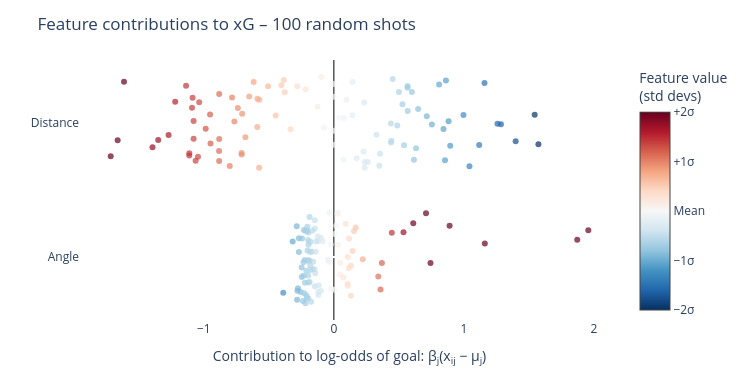

This figure's notebook cell:
### Markdown cell above
## Contribution plot
Each shot's contribution of feature $j$ is $\beta_j \cdot (x_{ij} - \mu_j)$, where $\mu_j$ is the mean of that feature. The plot below shows these contributions in the style of a SHAP summary plot.

### Code cell
# --- Contribution plot (SHAP-style, using beta_j * (x_ij - mu_j)) ---
# Colour = feature value (z-score): red = high, blue = low
# Hover shows actual Angle (degrees) and Distance for each shot

import plotly.graph_objects as go

CLAMP = 2.0   # colour scale spans ±2 std devs for clear contrast

# Deduplicate model_variables while preserving order
seen = []
for v in model_variables:
    if v not in seen:
        seen.append(v)
plot_variables = seen
feature_labels = plot_variables

# Sample 100 shots at random for the plot
shots_sample = shots.sample(n=100, random_state=42).reset_index(drop=True)

n_shots = len(shots_sample)
n_feat  = len(plot_variables)

# Compute contributions and z-scored feature values (for colouring)
contributions = np.zeros((n_shots, n_feat))
feat_norm     = np.zeros((n_shots, n_feat))

for j, v in enumerate(plot_variables):
    mu_j  = shots[v].mean()
    std_j = shots[v].std()
    contributions[:, j] = b[v] * (shots_sample[v].values - mu_j)
    feat_norm[:, j]     = (shots_sample[v].values - mu_j) / std_j  # z-score

angle_deg = shots_sample['Angle'].values * 180 / np.pi
dist_m    = shots_sample['Distance'].values

order = np.argsort(np.mean(np.abs(contributions), axis=0))
rng   = np.random.default_rng(42)

fig = go.Figure()

for row_idx, j in enumerate(order):
    v        = plot_variables[j]
    y_jitter = rng.uniform(-0.35, 0.35, size=n_shots)

    hover = [
        f"<b>{v}</b><br>"
        f"Angle: {angle_deg[i]:.1f}\u00b0<br>"
        f"Distance: {dist_m[i]:.1f} m<br>"
        f"Contribution: {contributions[i, j]:.3f}"
        for i in range(n_shots)
    ]

    # Only the last (topmost) trace carries the colourbar
    show_cb = (row_idx == n_feat - 1)
    marker_opts = dict(
        color=np.clip(feat_norm[:, j], -CLAMP, CLAMP),
        colorscale='RdBu',
        reversescale=True,   # high value → red, low value → blue
        cmin=-CLAMP,
        cmax=CLAMP,
        opacity=0.7,
        size=6,
        showscale=show_cb,
    )
    if show_cb:
        marker_opts['colorbar'] = dict(
            title='Feature value<br>(std devs)',
            tickvals=[-2, -1, 0, 1, 2],
            ticktext=['\u22122\u03c3', '\u22121\u03c3', 'Mean', '+1\u03c3', '+2\u03c3'],
        )

    fig.add_trace(go.Scatter(
        x=contributions[:, j],
        y=row_idx + y_jitter,
        mode='markers',
        marker=marker_opts,
        text=hover,
        hovertemplate='%{text}<extra></extra>',
        showlegend=False,
    ))

fig.update_layout(
    width=750, height=380,
    title='Feature contributions to xG \u2013 100 random shots',
    xaxis=dict(
        title='Contribution to log-odds of goal: \u03b2<sub>j</sub>(x<sub>ij</sub> \u2212 \u03bc<sub>j</sub>)',
        zeroline=True, zerolinecolor='black', zerolinewidth=1,
        showgrid=False,
    ),
    yaxis=dict(
        tickmode='array',
        tickvals=list(range(n_feat)),
        ticktext=[feature_labels[j] for j in order],
        showgrid=False,
    ),
    plot_bgcolor='white',
    margin=dict(l=80, r=120, t=60, b=60),
)
fig.show()

### Figure 1 — Plotly figure (JSON) as saved in the notebook; plotly's stock layout.template omitted (floating-point values rounded to 4 significant figures)
{"data": [{"hovertemplate": "%{text}<extra></extra>", "marker": {"cmax": 2, "cmin": -2, "color": [0.4969, 0.1597, 1.965, 0.3759, -0.3838, -0.1101, -0.6323, 2.0, -0.8221, -0.5094, -0.4836, -0.601, 2.0, -0.6588, -0.7514, -0.6302, -0.5764, -0.6714, -0.9191, 0.106, 1.435, -0.6799, 0.09763, -0.472, -0.6966, 0.3413, -0.6373, -0.9093, 1.154, 2.0, 0.02094, 2.0, -0.459, -0.5199, -0.7217, -0.4707, -0.3805, 0.7157, -0.7184, -0.3896, 2.0, 2.0, -0.8666, 0.1562, 0.05892, -0.472, -0.7974, -0.7974, -0.6381, -0.3173, -0.3727, -0.7026, -0.7446, -1.02, -0.3202, -0.5366, -0.6477, -0.6517, -0.902, -0.7364, -0.2763, -0.1467, 0.465, 1.724, -0.0769, -0.8668, -0.5463, -0.6373, -0.7659, 1.188, 0.3413, -0.5892, 0.2944, -0.6004, -0.6297, 0.24, 1.099, -0.5786, -0.4534, -0.6596, -0.4413, 0.4224, 0.5418, -0.8875, -0.563, -0.6741, -0.401, -0.6004, -0.06622, 0.344, 0.01618, -0.7888, -0.1138, 0.3645, -0.7514, -0.6297, -0.5836, 0.4224, -1.253, 0.0907], "colorscale": [[0, "rgb(103,0,31)"], [0.1, "rgb(178,24,43)"], [0.2, "rgb(214,96,77)"], [0.3, "rgb(244,165,130)"], [0.4, "rgb(253,219,199)"], [0.5, "rgb(247,247,247)"], [0.6, "rgb(209,229,240)"], [0.7, "rgb(146,197,222)"], [0.8, "rgb(67,147,195)"], [0.9, "rgb(33,102,172)"], [1, "rgb(5,48,97)"]], "opacity": 0.7, "reversescale": true, "showscale": false, "size": 6}, "mode": "markers", "showlegend": false, "text": ["<b>Angle</b><br>Angle: 31.8°<br>Distance: 10.0 m<br>Contribution: 0.154", "<b>Angle</b><br>Angle: 26.7°<br>Distance: 12.9 m<br>Contribution: 0.050", "<b>Angle</b><br>Angle: 53.8°<br>Distance: 6.9 m<br>Contribution: 0.610", "<b>Angle</b><br>Angle: 30.0°<br>Distance: 13.7 m<br>Contribution: 0.117", "<b>Angle</b><br>Angle: 18.5°<br>Distance: 18.3 m<br>Contribution: -0.119", "<b>Angle</b><br>Angle: 22.6°<br>Distance: 15.9 m<br>Contribution: -0.034", "<b>Angle</b><br>Angle: 14.8°<br>Distance: 19.0 m<br>Contribution: -0.196", "<b>Angle</b><br>Angle: 119.0°<br>Distance: 2.2 m<br>Contribution: 1.956", "<b>Angle</b><br>Angle: 11.9°<br>Distance: 29.1 m<br>Contribution: -0.255", "<b>Angle</b><br>Angle: 16.6°<br>Distance: 22.4 m<br>Contribution: -0.158", "<b>Angle</b><br>Angle: 17.0°<br>Distance: 24.3 m<br>Contribution: -0.150", "<b>Angle</b><br>Angle: 15.3°<br>Distance: 27.3 m<br>Contribution: -0.187", "<b>Angle</b><br>Angle: 80.5°<br>Distance: 4.0 m<br>Contribution: 1.161", "<b>Angle</b><br>Angle: 14.4°<br>Distance: 22.9 m<br>Contribution: -0.205", "<b>Angle</b><br>Angle: 13.0°<br>Distance: 29.6 m<br>Contribution: -0.233", "<b>Angle</b><br>Angle: 14.8°<br>Distance: 20.5 m<br>Contribution: -0.196", "<b>Angle</b><br>Angle: 15.6°<br>Distance: 24.3 m<br>Contribution: -0.179", "<b>Angle</b><br>Angle: 14.2°<br>Distance: 28.9 m<br>Contribution: -0.209", "<b>Angle</b><br>Angle: 10.5°<br>Distance: 21.7 m<br>Contribution: -0.285", "<b>Angle</b><br>Angle: 25.9°<br>Distance: 12.5 m<br>Contribution: 0.033", "<b>Angle</b><br>Angle: 45.9°<br>Distance: 8.1 m<br>Contribution: 0.446", "<b>Angle</b><br>Angle: 14.1°<br>Distance: 11.7 m<br>Contribution: -0.211", "<b>Angle</b><br>Angle: 25.8°<br>Distance: 15.9 m<br>Contribution: 0.030", "<b>Angle</b><br>Angle: 17.2°<br>Distance: 18.3 m<br>Contribution: -0.147", "<b>Angle</b><br>Angle: 13.8°<br>Distance: 26.5 m<br>Contribution: -0.216", "<b>Angle</b><br>Angle: 29.4°<br>Distance: 13.8 m<br>Contribution: 0.106", "<b>Angle</b><br>Angle: 14.7°<br>Distance: 27.3 m<br>Contribution: -0.198", "<b>Angle</b><br>Angle: 10.6°<br>Distance: 35.8 m<br>Contribution: -0.282", "<b>Angle</b><br>Angle: 41.7°<br>Distance: 9.5 m<br>Contribution: 0.359", "<b>Angle</b><br>Angle: 114.9°<br>Distance: 2.5 m<br>Contribution: 1.872", "<b>Angle</b><br>Angle: 24.6°<br>Distance: 14.7 m<br>Contribution: 0.007", "<b>Angle</b><br>Angle: 58.6°<br>Distance: 6.4 m<br>Contribution: 0.709", "<b>Angle</b><br>Angle: 17.4°<br>Distance: 16.8 m<br>Contribution: -0.143", "<b>Angle</b><br>Angle: 16.5°<br>Distance: 25.2 m<br>Contribution: -0.162", "<b>Angle</b><br>Angle: 13.4°<br>Distance: 28.0 m<br>Contribution: -0.224", "<b>Angle</b><br>Angle: 17.2°<br>Distance: 24.2 m<br>Contribution: -0.146", "<b>Angle</b><br>Angle: 18.6°<br>Distance: 22.2 m<br>Contribution: -0.118", "<b>Angle</b><br>Angle: 35.1°<br>Distance: 10.6 m<br>Contribution: 0.222", "<b>Angle</b><br>Angle: 13.5°<br>Distance: 24.9 m<br>Contribution: -0.223", "<b>Angle</b><br>Angle: 18.4°<br>Distance: 15.6 m<br>Contribution: -0.121", "<b>Angle</b><br>Angle: 60.3°<br>Distance: 5.2 m<br>Contribution: 0.743", "<b>Angle</b><br>Angle: 67.4°<br>Distance: 5.4 m<br>Contribution: 0.890", "<b>Angle</b><br>Angle: 11.3°<br>Distance: 34.8 m<br>Contribution: -0.269", "<b>Angle</b><br>Angle: 26.6°<br>Distance: 11.0 m<br>Contribution: 0.049", "<b>Angle</b><br>Angle: 25.2°<br>Distance: 13.3 m<br>Contribution: 0.018", "<b>Angle</b><br>Angle: 17.2°<br>Distance: 18.3 m<br>Contribution: -0.147", "<b>Angle</b><br>Angle: 12.3°<br>Distance: 29.3 m<br>Contribution: -0.248", "<b>Angle</b><br>Angle: 12.3°<br>Distance: 29.3 m<br>Contribution: -0.248", "<b>Angle</b><br>Angle: 14.7°<br>Distance: 28.4 m<br>Contribution: -0.198", "<b>Angle</b><br>Angle: 19.5°<br>Distance: 15.9 m<br>Contribution: -0.099", "<b>Angle</b><br>Angle: 18.7°<br>Distance: 22.1 m<br>Contribution: -0.116", "<b>Angle</b><br>Angle: 13.7°<br>Distance: 29.9 m<br>Contribution: -0.218", "<b>Angle</b><br>Angle: 13.1°<br>Distance: 29.0 m<br>Contribution: -0.231", "<b>Angle</b><br>Angle: 9.0°<br>Distance: 17.5 m<br>Contribution: -0.317", "<b>Angle</b><br>Angle: 19.5°<br>Distance: 12.0 m<br>Contribution: -0.099", "<b>Angle</b><br>Angle: 16.2°<br>Distance: 19.6 m<br>Contribution: -0.167", "<b>Angle</b><br>Angle: 14.6°<br>Distance: 28.0 m<br>Contribution: -0.201", "<b>Angle</b><br>Angle: 14.5°<br>Distance: 25.8 m<br>Contribution: -0.202", "<b>Angle</b><br>Angle: 10.7°<br>Distance: 30.8 m<br>Contribution: -0.280", "<b>Angle</b><br>Angle: 13.2°<br>Distance: 29.4 m<br>Contribution: -0.229", "<b>Angle</b><br>Angle: 20.1°<br>Distance: 17.5 m<br>Contribution: -0.086", "<b>Angle</b><br>Angle: 22.1°<br>Distance: 18.3 m<br>Contribution: -0.046", "<b>Angle</b><br>Angle: 31.3°<br>Distance: 11.8 m<br>Contribution: 0.144", "<b>Angle</b><br>Angle: 50.2°<br>Distance: 7.6 m<br>Contribution: 0.535", "<b>Angle</b><br>Angle: 23.1°<br>Distance: 17.9 m<br>Contribution: -0.024", "<b>Angle</b><br>Angle: 11.3°<br>Distance: 31.3 m<br>Contribution: -0.269", "<b>Angle</b><br>Angle: 16.1°<br>Distance: 13.2 m<br>Contribution: -0.170", "<b>Angle</b><br>Angle: 14.7°<br>Distance: 27.3 m<br>Contribution: -0.198", "<b>Angle</b><br>Angle: 12.8°<br>Distance: 32.1 m<br>Contribution: -0.238", "<b>Angle</b><br>Angle: 42.2°<br>Distance: 9.5 m<br>Contribution: 0.369", "<b>Angle</b><br>Angle: 29.4°<br>Distance: 13.8 m<br>Contribution: 0.106", "<b>Angle</b><br>Angle: 15.4°<br>Distance: 26.1 m<br>Contribution: -0.183", "<b>Angle</b><br>Angle: 28.7°<br>Distance: 9.1 m<br>Contribution: 0.091", "<b>Angle</b><br>Angle: 15.3°<br>Distance: 24.6 m<br>Contribution: -0.187", "<b>Angle</b><br>Angle: 14.8°<br>Distance: 25.5 m<br>Contribution: -0.196", "<b>Angle</b><br>Angle: 27.9°<br>Distance: 14.7 m<br>Contribution: 0.075", "<b>Angle</b><br>Angle: 40.8°<br>Distance: 9.7 m<br>Contribution: 0.341", "<b>Angle</b><br>Angle: 15.6°<br>Distance: 19.3 m<br>Contribution: -0.180", "<b>Angle</b><br>Angle: 17.5°<br>Distance: 23.5 m<br>Contribution: -0.141", "<b>Angle</b><br>Angle: 14.4°<br>Distance: 24.1 m<br>Contribution: -0.205", "<b>Angle</b><br>Angle: 17.7°<br>Distance: 21.2 m<br>Contribution: -0.137", "<b>Angle</b><br>Angle: 30.7°<br>Distance: 12.5 m<br>Contribution: 0.131", "<b>Angle</b><br>Angle: 32.4°<br>Distance: 9.3 m<br>Contribution: 0.168", "<b>Angle</b><br>Angle: 11.0°<br>Distance: 35.3 m<br>Contribution: -0.276", "<b>Angle</b><br>Angle: 15.8°<br>Distance: 26.3 m<br>Contribution: -0.175", "<b>Angle</b><br>Angle: 14.2°<br>Distance: 29.4 m<br>Contribution: -0.209", "<b>Angle</b><br>Angle: 18.3°<br>Distance: 14.9 m<br>Contribution: -0.125", "<b>Angle</b><br>Angle: 15.3°<br>Distance: 27.3 m<br>Contribution: -0.186", "<b>Angle</b><br>Angle: 23.3°<br>Distance: 17.3 m<br>Contribution: -0.021", "<b>Angle</b><br>Angle: 29.5°<br>Distance: 12.8 m<br>Contribution: 0.107", "<b>Angle</b><br>Angle: 24.5°<br>Distance: 16.8 m<br>Contribution: 0.005", "<b>Angle</b><br>Angle: 12.4°<br>Distance: 32.5 m<br>Contribution: -0.245", "<b>Angle</b><br>Angle: 22.6°<br>Distance: 16.5 m<br>Contribution: -0.035", "<b>Angle</b><br>Angle: 29.8°<br>Distance: 12.2 m<br>Contribution: 0.113", "<b>Angle</b><br>Angle: 13.0°<br>Distance: 29.6 m<br>Contribution: -0.233", "<b>Angle</b><br>Angle: 14.8°<br>Distance: 25.5 m<br>Contribution: -0.196", "<b>Angle</b><br>Angle: 15.5°<br>Distance: 25.5 m<br>Contribution: -0.181", "<b>Angle</b><br>Angle: 30.7°<br>Distance: 12.5 m<br>Contribution: 0.131", "<b>Angle</b><br>Angle: 5.5°<br>Distance: 16.0 m<br>Contribution: -0.389", "<b>Angle</b><br>Angle: 25.7°<br>Distance: 13.8 m<br>Contribution: 0.028"], "type": "scatter", "x": [0.1544, 0.04962, 0.6104, 0.1168, -0.1192, -0.03419, -0.1964, 1.956, -0.2554, -0.1582, -0.1502, -0.1867, 1.161, -0.2046, -0.2334, -0.1958, -0.179, -0.2086, -0.2855, 0.03294, 0.4456, -0.2112, 0.03033, -0.1466, -0.2164, 0.106, -0.198, -0.2824, 0.3585, 1.872, 0.006504, 0.7086, -0.1426, -0.1615, -0.2242, -0.1462, -0.1182, 0.2223, -0.2231, -0.121, 0.7428, 0.8898, -0.2692, 0.04852, 0.0183, -0.1466, -0.2477, -0.2477, -0.1982, -0.09857, -0.1158, -0.2183, -0.2313, -0.317, -0.09946, -0.1667, -0.2012, -0.2024, -0.2802, -0.2287, -0.08582, -0.04556, 0.1444, 0.5355, -0.02389, -0.2693, -0.1697, -0.198, -0.2379, 0.3691, 0.106, -0.183, 0.09143, -0.1865, -0.1956, 0.07454, 0.3413, -0.1797, -0.1408, -0.2049, -0.1371, 0.1312, 0.1683, -0.2757, -0.1749, -0.2094, -0.1246, -0.1865, -0.02057, 0.1069, 0.005027, -0.245, -0.03535, 0.1132, -0.2334, -0.1956, -0.1813, 0.1312, -0.3891, 0.02817], "y": [0.1918, -0.04279, 0.251, 0.1382, -0.2841, 0.3329, 0.1828, 0.2002, -0.2603, -0.03473, -0.09044, 0.2987, 0.1007, 0.2259, -0.03961, -0.1909, 0.03821, -0.3053, 0.2293, 0.09217, 0.1807, -0.1018, 0.3295, 0.2752, 0.1949, -0.2138, -0.0233, -0.3193, -0.242, 0.1281, 0.1713, 0.3273, -0.1219, -0.09068, -0.02131, -0.2174, -0.2591, -0.01701, -0.1912, 0.1189, -0.04399, 0.2329, 0.1402, -0.1313, 0.2326, 0.2133, -0.07877, -0.1482, 0.1277, -0.2522, -0.2101, -0.3448, 0.2008, 0.1154, 0.1436, 0.1965, -0.02876, 0.04812, -0.2521, -0.2698, 0.1179, -0.02023, 0.04567, 0.1855, 0.0943, 0.03751, 0.04145, -0.1372, -0.3284, -0.0443, -0.1998, -0.06403, 0.2474, -0.1862, -0.3092, -0.153, -0.1445, 0.1133, 0.03992, 0.1987, 0.115, -0.06553, 0.2198, -0.2331, -0.3341, -0.287, 0.1557, -0.02669, -0.2371, 0.0007313, -0.2434, 0.1374, -0.03769, -0.08329, -0.1389, 0.0912, -0.09673, -0.2886, -0.2674, 0.3233]}, {"hovertemplate": "%{text}<extra></extra>", "marker": {"cmax": 2, "cmin": -2, "color": [-1.03, -0.6717, -1.423, -0.5752, 0.0006128, -0.2966, 0.09477, -2.0, 1.354, 0.5137, 0.7499, 1.124, -1.78, 0.5701, 1.416, 0.2754, 0.749, 1.319, 0.4245, -0.7224, -1.269, -0.8249, -0.2993, 0.006314, 1.02, -0.5584, 1.123, 2.0, -1.088, -1.966, -0.4523, -1.475, -0.1812, 0.8663, 1.213, 0.7321, 0.4901, -0.9596, 0.8288, -0.3322, -1.636, -1.602, 2.0, -0.9097, -0.6211, 0.006314, 1.373, 1.373, 1.255, -0.301, 0.481, 1.447, 1.331, -0.09839, -0.7843, 0.1604, 1.208, 0.9404, 1.554, 1.384, -0.09594, 0.003352, -0.8046, -1.328, -0.05239, 1.619, -0.6377, 1.123, 1.72, -1.098, -0.5584, 0.974, -1.139, 0.7855, 0.9034, -0.4445, -1.073, 0.1228, 0.6446, 0.7303, 0.3587, -0.7215, -1.123, 2.0, 0.9969, 1.389, -0.4177, 1.123, -0.124, -0.6873, -0.1831, 1.776, -0.223, -0.7638, 1.416, 0.9034, 0.898, -0.7215, -0.2902, -0.5635], "colorbar": {"ticktext": ["−2σ", "−1σ", "Mean", "+1σ", "+2σ"], "tickvals": [-2, -1, 0, 1, 2], "title": {"text": "Feature value<br>(std devs)"}}, "colorscale": [[0, "rgb(103,0,31)"], [0.1, "rgb(178,24,43)"], [0.2, "rgb(214,96,77)"], [0.3, "rgb(244,165,130)"], [0.4, "rgb(253,219,199)"], [0.5, "rgb(247,247,247)"], [0.6, "rgb(209,229,240)"], [0.7, "rgb(146,197,222)"], [0.8, "rgb(67,147,195)"], [0.9, "rgb(33,102,172)"], [1, "rgb(5,48,97)"]], "opacity": 0.7, "reversescale": true, "showscale": true, "size": 6}, "mode": "markers", "showlegend": false, "text": ["<b>Distance</b><br>Angle: 31.8°<br>Distance: 10.0 m<br>Contribution: 0.809", "<b>Distance</b><br>Angle: 26.7°<br>Distance: 12.9 m<br>Contribution: 0.527", "<b>Distance</b><br>Angle: 53.8°<br>Distance: 6.9 m<br>Contribution: 1.117", "<b>Distance</b><br>Angle: 30.0°<br>Distance: 13.7 m<br>Contribution: 0.452", "<b>Distance</b><br>Angle: 18.5°<br>Distance: 18.3 m<br>Contribution: -0.000", "<b>Distance</b><br>Angle: 22.6°<br>Distance: 15.9 m<br>Contribution: 0.233", "<b>Distance</b><br>Angle: 14.8°<br>Distance: 19.0 m<br>Contribution: -0.074", "<b>Distance</b><br>Angle: 119.0°<br>Distance: 2.2 m<br>Contribution: 1.573", "<b>Distance</b><br>Angle: 11.9°<br>Distance: 29.1 m<br>Contribution: -1.063", "<b>Distance</b><br>Angle: 16.6°<br>Distance: 22.4 m<br>Contribution: -0.403", "<b>Distance</b><br>Angle: 17.0°<br>Distance: 24.3 m<br>Contribution: -0.589", "<b>Distance</b><br>Angle: 15.3°<br>Distance: 27.3 m<br>Contribution: -0.883", "<b>Distance</b><br>Angle: 80.5°<br>Distance: 4.0 m<br>Contribution: 1.398", "<b>Distance</b><br>Angle: 14.4°<br>Distance: 22.9 m<br>Contribution: -0.448", "<b>Distance</b><br>Angle: 13.0°<br>Distance: 29.6 m<br>Contribution: -1.112", "<b>Distance</b><br>Angle: 14.8°<br>Distance: 20.5 m<br>Contribution: -0.216", "<b>Distance</b><br>Angle: 15.6°<br>Distance: 24.3 m<br>Contribution: -0.588", "<b>Distance</b><br>Angle: 14.2°<br>Distance: 28.9 m<br>Contribution: -1.035", "<b>Distance</b><br>Angle: 10.5°<br>Distance: 21.7 m<br>Contribution: -0.333", "<b>Distance</b><br>Angle: 25.9°<br>Distance: 12.5 m<br>Contribution: 0.567", "<b>Distance</b><br>Angle: 45.9°<br>Distance: 8.1 m<br>Contribution: 0.996", "<b>Distance</b><br>Angle: 14.1°<br>Distance: 11.7 m<br>Contribution: 0.648", "<b>Distance</b><br>Angle: 25.8°<br>Distance: 15.9 m<br>Contribution: 0.235", "<b>Distance</b><br>Angle: 17.2°<br>Distance: 18.3 m<br>Contribution: -0.005", "<b>Distance</b><br>Angle: 13.8°<br>Distance: 26.5 m<br>Contribution: -0.801", "<b>Distance</b><br>Angle: 29.4°<br>Distance: 13.8 m<br>Contribution: 0.438", "<b>Distance</b><br>Angle: 14.7°<br>Distance: 27.3 m<br>Contribution: -0.882", "<b>Distance</b><br>Angle: 10.6°<br>Distance: 35.8 m<br>Contribution: -1.716", "<b>Distance</b><br>Angle: 41.7°<br>Distance: 9.5 m<br>Contribution: 0.855", "<b>Distance</b><br>Angle: 114.9°<br>Distance: 2.5 m<br>Contribution: 1.544", "<b>Distance</b><br>Angle: 24.6°<br>Distance: 14.7 m<br>Contribution: 0.355", "<b>Distance</b><br>Angle: 58.6°<br>Distance: 6.4 m<br>Contribution: 1.158", "<b>Distance</b><br>Angle: 17.4°<br>Distance: 16.8 m<br>Contribution: 0.142", "<b>Distance</b><br>Angle: 16.5°<br>Distance: 25.2 m<br>Contribution: -0.680", "<b>Distance</b><br>Angle: 13.4°<br>Distance: 28.0 m<br>Contribution: -0.952", "<b>Distance</b><br>Angle: 17.2°<br>Distance: 24.2 m<br>Contribution: -0.575", "<b>Distance</b><br>Angle: 18.6°<br>Distance: 22.2 m<br>Contribution: -0.385", "<b>Distance</b><br>Angle: 35.1°<br>Distance: 10.6 m<br>Contribution: 0.754", "<b>Distance</b><br>Angle: 13.5°<br>Distance: 24.9 m<br>Contribution: -0.651", "<b>Distance</b><br>Angle: 18.4°<br>Distance: 15.6 m<br>Contribution: 0.261", "<b>Distance</b><br>Angle: 60.3°<br>Distance: 5.2 m<br>Contribution: 1.284", "<b>Distance</b><br>Angle: 67.4°<br>Distance: 5.4 m<br>Contribution: 1.258", "<b>Distance</b><br>Angle: 11.3°<br>Distance: 34.8 m<br>Contribution: -1.613", "<b>Distance</b><br>Angle: 26.6°<br>Distance: 11.0 m<br>Contribution: 0.714", "<b>Distance</b><br>Angle: 25.2°<br>Distance: 13.3 m<br>Contribution: 0.488", "<b>Distance</b><br>Angle: 17.2°<br>Distance: 18.3 m<br>Contribution: -0.005", "<b>Distance</b><br>Angle: 12.3°<br>Distance: 29.3 m<br>Contribution: -1.078", "<b>Distance</b><br>Angle: 12.3°<br>Distance: 29.3 m<br>Contribution: -1.078", "<b>Distance</b><br>Angle: 14.7°<br>Distance: 28.4 m<br>Contribution: -0.986", "<b>Distance</b><br>Angle: 19.5°<br>Distance: 15.9 m<br>Contribution: 0.236", "<b>Distance</b><br>Angle: 18.7°<br>Distance: 22.1 m<br>Contribution: -0.378", "<b>Distance</b><br>Angle: 13.7°<br>Distance: 29.9 m<br>Contribution: -1.136", "<b>Distance</b><br>Angle: 13.1°<br>Distance: 29.0 m<br>Contribution: -1.045", "<b>Distance</b><br>Angle: 9.0°<br>Distance: 17.5 m<br>Contribution: 0.077", "<b>Distance</b><br>Angle: 19.5°<br>Distance: 12.0 m<br>Contribution: 0.616", "<b>Distance</b><br>Angle: 16.2°<br>Distance: 19.6 m<br>Contribution: -0.126", "<b>Distance</b><br>Angle: 14.6°<br>Distance: 28.0 m<br>Contribution: -0.948", "<b>Distance</b><br>Angle: 14.5°<br>Distance: 25.8 m<br>Contribution: -0.738", "<b>Distance</b><br>Angle: 10.7°<br>Distance: 30.8 m<br>Contribution: -1.220", "<b>Distance</b><br>Angle: 13.2°<br>Distance: 29.4 m<br>Contribution: -1.086", "<b>Distance</b><br>Angle: 20.1°<br>Distance: 17.5 m<br>Contribution: 0.075", "<b>Distance</b><br>Angle: 22.1°<br>Distance: 18.3 m<br>Contribution: -0.003", "<b>Distance</b><br>Angle: 31.3°<br>Distance: 11.8 m<br>Contribution: 0.632", "<b>Distance</b><br>Angle: 50.2°<br>Distance: 7.6 m<br>Contribution: 1.042", "<b>Distance</b><br>Angle: 23.1°<br>Distance: 17.9 m<br>Contribution: 0.041", "<b>Distance</b><br>Angle: 11.3°<br>Distance: 31.3 m<br>Contribution: -1.271", "<b>Distance</b><br>Angle: 16.1°<br>Distance: 13.2 m<br>Contribution: 0.501", "<b>Distance</b><br>Angle: 14.7°<br>Distance: 27.3 m<br>Contribution: -0.882", "<b>Distance</b><br>Angle: 12.8°<br>Distance: 32.1 m<br>Contribution: -1.351", "<b>Distance</b><br>Angle: 42.2°<br>Distance: 9.5 m<br>Contribution: 0.862", "<b>Distance</b><br>Angle: 29.4°<br>Distance: 13.8 m<br>Contribution: 0.438", "<b>Distance</b><br>Angle: 15.4°<br>Distance: 26.1 m<br>Contribution: -0.765", "<b>Distance</b><br>Angle: 28.7°<br>Distance: 9.1 m<br>Contribution: 0.895", "<b>Distance</b><br>Angle: 15.3°<br>Distance: 24.6 m<br>Contribution: -0.617", "<b>Distance</b><br>Angle: 14.8°<br>Distance: 25.5 m<br>Contribution: -0.709", "<b>Distance</b><br>Angle: 27.9°<br>Distance: 14.7 m<br>Contribution: 0.349", "<b>Distance</b><br>Angle: 40.8°<br>Distance: 9.7 m<br>Contribution: 0.843", "<b>Distance</b><br>Angle: 15.6°<br>Distance: 19.3 m<br>Contribution: -0.096", "<b>Distance</b><br>Angle: 17.5°<br>Distance: 23.5 m<br>Contribution: -0.506", "<b>Distance</b><br>Angle: 14.4°<br>Distance: 24.1 m<br>Contribution: -0.573", "<b>Distance</b><br>Angle: 17.7°<br>Distance: 21.2 m<br>Contribution: -0.282", "<b>Distance</b><br>Angle: 30.7°<br>Distance: 12.5 m<br>Contribution: 0.567", "<b>Distance</b><br>Angle: 32.4°<br>Distance: 9.3 m<br>Contribution: 0.882", "<b>Distance</b><br>Angle: 11.0°<br>Distance: 35.3 m<br>Contribution: -1.663", "<b>Distance</b><br>Angle: 15.8°<br>Distance: 26.3 m<br>Contribution: -0.783", "<b>Distance</b><br>Angle: 14.2°<br>Distance: 29.4 m<br>Contribution: -1.091", "<b>Distance</b><br>Angle: 18.3°<br>Distance: 14.9 m<br>Contribution: 0.328", "<b>Distance</b><br>Angle: 15.3°<br>Distance: 27.3 m<br>Contribution: -0.882", "<b>Distance</b><br>Angle: 23.3°<br>Distance: 17.3 m<br>Contribution: 0.097", "<b>Distance</b><br>Angle: 29.5°<br>Distance: 12.8 m<br>Contribution: 0.540", "<b>Distance</b><br>Angle: 24.5°<br>Distance: 16.8 m<br>Contribution: 0.144", "<b>Distance</b><br>Angle: 12.4°<br>Distance: 32.5 m<br>Contribution: -1.395", "<b>Distance</b><br>Angle: 22.6°<br>Distance: 16.5 m<br>Contribution: 0.175", "<b>Distance</b><br>Angle: 29.8°<br>Distance: 12.2 m<br>Contribution: 0.600", "<b>Distance</b><br>Angle: 13.0°<br>Distance: 29.6 m<br>Contribution: -1.112", "<b>Distance</b><br>Angle: 14.8°<br>Distance: 25.5 m<br>Contribution: -0.709", "<b>Distance</b><br>Angle: 15.5°<br>Distance: 25.5 m<br>Contribution: -0.705", "<b>Distance</b><br>Angle: 30.7°<br>Distance: 12.5 m<br>Contribution: 0.567", "<b>Distance</b><br>Angle: 5.5°<br>Distance: 16.0 m<br>Contribution: 0.228", "<b>Distance</b><br>Angle: 25.7°<br>Distance: 13.8 m<br>Contribution: 0.442"], "type": "scatter", "x": [0.8091, 0.5275, 1.117, 0.4517, -0.0004812, 0.2329, -0.07442, 1.573, -1.063, -0.4034, -0.5889, -0.883, 1.398, -0.4477, -1.112, -0.2163, -0.5881, -1.035, -0.3334, 0.5672, 0.9965, 0.6478, 0.235, -0.004958, -0.8007, 0.4385, -0.8816, -1.716, 0.8547, 1.544, 0.3552, 1.158, 0.1423, -0.6803, -0.9521, -0.5749, -0.3848, 0.7536, -0.6508, 0.2609, 1.284, 1.258, -1.613, 0.7143, 0.4878, -0.004958, -1.078, -1.078, -0.9857, 0.2364, -0.3777, -1.136, -1.045, 0.07726, 0.6158, -0.1259, -0.9484, -0.7384, -1.22, -1.086, 0.07533, -0.002632, 0.6318, 1.042, 0.04114, -1.271, 0.5007, -0.8816, -1.351, 0.8618, 0.4385, -0.7649, 0.8947, -0.6168, -0.7094, 0.349, 0.8429, -0.09639, -0.5062, -0.5734, -0.2816, 0.5666, 0.8818, -1.663, -0.7828, -1.091, 0.328, -0.8821, 0.09736, 0.5397, 0.1438, -1.395, 0.1751, 0.5997, -1.112, -0.7094, -0.7052, 0.5666, 0.2279, 0.4425], "y": [1.286, 1.14, 0.8361, 1.328, 1.195, 1.152, 0.9646, 0.8406, 0.7175, 1.282, 0.969, 0.7917, 0.8642, 1.055, 0.7737, 1.25, 1.181, 1.154, 0.9525, 1.089, 1.059, 1.105, 0.7091, 0.9411, 0.6791, 0.9958, 0.8809, 0.7512, 0.7224, 1.061, 0.7694, 1.298, 1.057, 0.8928, 1.064, 0.666, 1.321, 0.9876, 1.198, 0.7079, 0.9907, 0.9935, 1.306, 1.05, 0.9814, 0.8369, 0.8821, 1.014, 0.9572, 0.6651, 1.228, 1.277, 0.7482, 1.038, 0.726, 1.121, 0.8469, 1.112, 1.159, 1.188, 0.7254, 1.291, 0.8111, 0.6762, 1.038, 0.9096, 1.231, 1.216, 0.872, 1.317, 0.8536, 1.011, 0.8292, 1.305, 0.7652, 0.6814, 0.9546, 1.345, 1.274, 1.174, 1.274, 1.275, 1.013, 0.8712, 1.19, 1.113, 0.9116, 0.7161, 1.173, 0.8337, 1.306, 0.8187, 0.7359, 1.232, 0.7573, 0.7755, 1.07, 1.262, 0.7875, 0.8672]}], "layout": {"height": 380, "margin": {"b": 60, "l": 80, "r": 120, "t": 60}, "plot_bgcolor": "white", "title": {"text": "Feature contributions to xG – 100 random shots"}, "width": 750, "xaxis": {"showgrid": false, "title": {"text": "Contribution to log-odds of goal: β<sub>j</sub>(x<sub>ij</sub> − μ<sub>j</sub>)"}, "zeroline": true, "zerolinecolor": "black", "zerolinewidth": 1}, "yaxis": {"showgrid": false, "tickmode": "array", "ticktext": ["Angle", "Distance"], "tickvals": [0, 1]}}}
